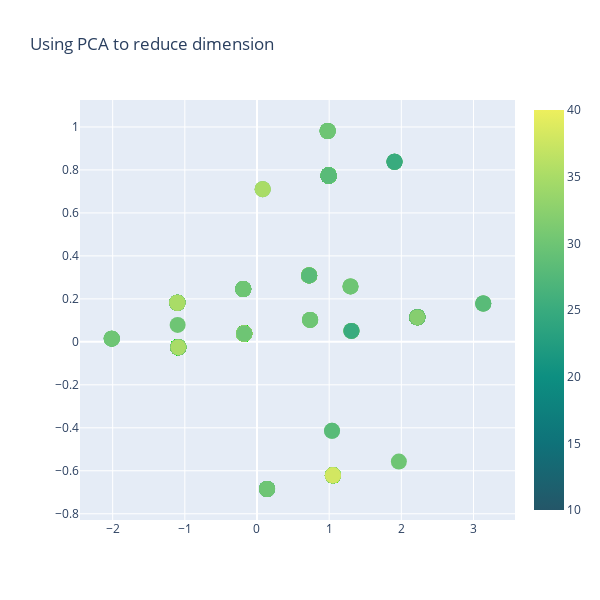

The notebook cell saved with this chart:
### Code cell
# X=df[["cocoa_percent","counts_of_ingredients","beans","cocoa_butter","lecithin","salt","vanilla","sugar","sweetener_without_sugar"]]

X=df[["counts_of_ingredients","lecithin","vanilla","sugar","sweetener_without_sugar"]]
y=df[["rating"]]

pca = PCA(n_components=2)
principalComponents = pca.fit_transform(X)

pca_df= pd.DataFrame(data = principalComponents
             , columns = ['pca1', 'pca2',], index=df.index)

pca_df["rating"]=df["rating"].round(1).astype(float)
pca_df["rating"]*=10
pca_df["rating"]=pca_df["rating"].astype(int)
display(pca_df.head())


fig = go.Figure(data=go.Scatter(
                x=pca_df["pca1"], y=pca_df["pca2"],
                mode='markers',
                hovertext=pca_df["rating"],
                marker=dict(
                    size=16,
                    color=pca_df["rating"],
                    colorscale='aggrnyl',
#                     colorscale="blues",
                    showscale=True)
                ))


fig.update_layout(title='Using PCA to reduce dimension',width=600,height=600)

fig.show()

### Figure 1 — Plotly figure (JSON) as saved in the notebook; plotly's stock layout.template omitted (floating-point values rounded to 4 significant figures; data arrays with more than 128 entries replaced by an {"elided": "..."} marker saying what was removed)
{"data": [{"hovertext": {"elided": "2224 int values"}, "marker": {"color": {"elided": "2224 int values"}, "colorscale": [[0, "rgb(36, 86, 104)"], [0.1667, "rgb(15, 114, 121)"], [0.3333, "rgb(13, 143, 129)"], [0.5, "rgb(57, 171, 126)"], [0.6667, "rgb(110, 197, 116)"], [0.8333, "rgb(169, 220, 103)"], [1, "rgb(237, 239, 93)"]], "showscale": true, "size": 16}, "mode": "markers", "type": "scatter", "x": {"elided": "2224 float values"}, "y": {"elided": "2224 float values"}}], "layout": {"height": 600, "title": {"text": "Using PCA to reduce dimension"}, "width": 600}}
